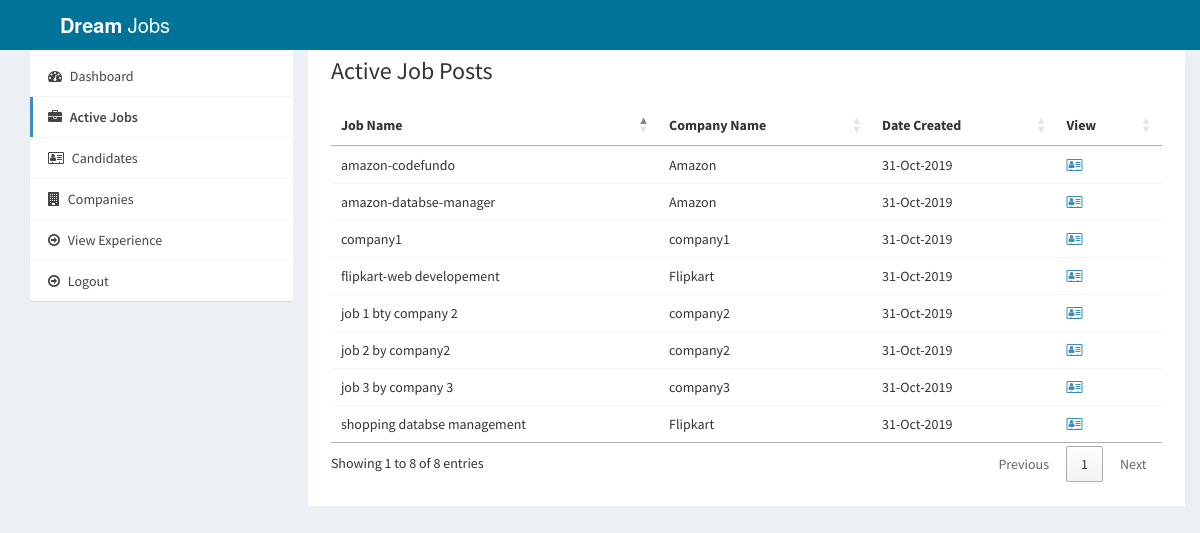
/admin/active-jobs.php (signed in), run on the app's committed database.
### tables this page shows
CREATE TABLE `job_post` (
  `id_jobpost` int(11) NOT NULL,
  `id_company` int(11) NOT NULL,
  `jobtitle` varchar(255) NOT NULL,
  `description` text NOT NULL,
  `minimumsalary` int(255) NOT NULL,
  `maximumsalary` int(255) NOT NULL,
  `experience` varchar(255) NOT NULL,
  `qualification` varchar(255) NOT NULL,
  `createdat` date NOT NULL DEFAULT current_timestamp()
);

CREATE TABLE `company` (
  `id_company` int(11) NOT NULL,
  `name` varchar(255) NOT NULL,
  `companyname` varchar(255) NOT NULL,
  `country` varchar(255) NOT NULL,
  `state` varchar(255) NOT NULL,
  `city` varchar(255) NOT NULL,
  `contactno` varchar(255) NOT NULL,
  `website` varchar(255) NOT NULL,
  `email` varchar(255) NOT NULL,
  `password` varchar(255) NOT NULL,
  `aboutme` varchar(255) DEFAULT NULL,
  `logo` varchar(255) NOT NULL DEFAULT 'j7.jpg',
  `createdAt` date NOT NULL DEFAULT current_timestamp(),
  `active` int(11) NOT NULL DEFAULT 2
);

### admin/active-jobs.php (the view, shortened to what this page needs)
<?php
require_once("../db.php");
?>
<!DOCTYPE html>
<html>
<head>
  <link rel="stylesheet" href="https://cdnjs.cloudflare.com/ajax/libs/twitter-bootstrap/3.3.7/css/bootstrap.min.css">
  <link rel="stylesheet" href="https://cdnjs.cloudflare.com/ajax/libs/font-awesome/4.7.0/css/font-awesome.min.css">
  <link rel="stylesheet" href="https://cdnjs.cloudflare.com/ajax/libs/ionicons/2.0.1/css/ionicons.min.css">
  <link rel="stylesheet" href="https://cdn.datatables.net/1.10.15/css/jquery.dataTables.min.css">
  <link rel="stylesheet" href="../css/AdminLTE.min.css">
  <link rel="stylesheet" href="../css/_all-skins.min.css">
  <link rel="stylesheet" href="../css/custom.css">
</head>
<body class="hold-transition skin-green sidebar-mini">
<div class="wrapper">
  <header class="main-header">
  <a href="index.php" class="logo navbar-fixed-top "  style="background:#007399 " >
      <span class="logo-lg"><b>Dream</b> Jobs</span>
    </a>
    <nav class="navbar navbar-fixed-top"style="background-color:  #007399">
    </nav>
  </header>
  <div class="content-wrapper" style="margin-left: 0px;">
    <section id="candidates" class="content-header">
      <div class="container">
        <div class="row">
          <div class="col-md-3">
            <div class="box box-solid">
              <div class="box-header with-border">
                <h3 class="box-title">Welcome <b>Admin</b></h3>
              </div>
              <div class="box-body no-padding">
                <ul class="nav nav-pills nav-stacked">
                  <li><a href="dashboard.php"><i class="fa fa-dashboard"></i> Dashboard</a></li>
                  <li class="active"><a href="active-jobs.php"><i class="fa fa-briefcase"></i> Active Jobs</a></li>
                  <li><a href="applications.php"><i class="fa fa-address-card-o"></i> Candidates</a></li>
                  <li><a href="companies.php"><i class="fa fa-building"></i> Companies</a></li>
                  <li><a href="experience.php"><i class="fa fa-arrow-circle-o-right"></i> View Experience</a></li>
                  <li><a href="../logout.php"><i class="fa fa-arrow-circle-o-right"></i> Logout</a></li>
                </ul>
              </div>
            </div>
          </div>
          <div class="col-md-9 bg-white padding-2">
            <h3>Active Job Posts</h3>
            <div class="row margin-top-20">
              <div class="col-md-12">
                <div class="box-body table-responsive no-padding">
                  <table id="example2" class="table table-hover">
                    <thead>
                      <th>Job Name</th>
                      <th>Company Name</th>
                      <th>Date Created</th>
                      <th>View</th>
                    </thead>
                    <tbody>
                      <?php
                      $sql = "SELECT job_post.*, company.companyname FROM job_post INNER JOIN company ON job_post.id_company=company.id_company";
                      $result = $conn->query($sql);
                      if($result->num_rows > 0) {
                        while($row = $result->fetch_assoc()) {
                      ?>
                      <tr>
                        <td><?php echo $row['jobtitle']; ?></td>
                        <td><?php echo $row['companyname']; ?></td>
                        <td><?php echo date("d-M-Y", strtotime($row['createdat'])); ?></td>
                        <td><a href="view-job-post.php?id=<?php echo $row['id_jobpost']; ?>"><i class="fa fa-address-card-o"></i></a></td>
                      </tr>
                            <?php
                        }
                      }
                    ?>
                    </tbody>
                  </table>
                </div>
              </div>
            </div>
          </div>
        </div>
      </div>
    </section>
  </div>
</div>
</body>
</html>

### css/custom.css (style rules this page uses)
.margin-top-20 { margin-top: 20px; }
.padding-2 { padding: 2%; }
.bg-white { background-color: #fff; }

### data on the page
job_post: jobtitle "company1", id_company.companyname "company1", createdat "31-Oct-2019"
job_post: jobtitle "amazon-codefundo", id_company.companyname "Amazon", createdat "31-Oct-2019"
job_post: jobtitle "amazon-databse-manager", id_company.companyname "Amazon", createdat "31-Oct-2019"
job_post: jobtitle "shopping databse management", id_company.companyname "Flipkart", createdat "31-Oct-2019"
job_post: jobtitle "flipkart-web developement", id_company.companyname "Flipkart", createdat "31-Oct-2019"
job_post: jobtitle "job 1 bty company 2", id_company.companyname "company2", createdat "31-Oct-2019"
job_post: jobtitle "job 2 by company2", id_company.companyname "company2", createdat "31-Oct-2019"
job_post: jobtitle "job 3 by company 3", id_company.companyname "company3", createdat "31-Oct-2019"
